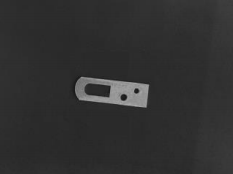
//> input picture picture.png, 233 x 174 px, given in place of the camera
$ ./exc   (built with g++ and OpenCV 4)
//> lines starting //> are read from the running program, lines starting //| are printed output that depends on the picture; after the words box and inside, x2 and y2 are one past the last pixel; in counts of white or black regions, pixels touching at a corner belong together
#include<iostream>
#include<opencv2/opencv.hpp>

using namespace cv;
using namespace std;

int main()
{
	Mat frame, tempMat, refMat, resultMat, dispMat;
	int cnt = 0;
	double minVal; double maxVal; Point minLoc; Point maxLoc;
	Point matchLoc;
	VideoCapture cap(0);
	while(1)
	{
		cap >> frame;
//> frame is the input picture: 174 rows x 233 cols, CV_8UC3; min 21, max 171, mean 48.6
//		cvtColor(frame, frame, COLOR_BGR2GRAY);
		if (cnt == 0)
		{
			Rect2d r;
			r = selectROI(frame, true);
//> the box from (58, 43) to (174, 130) is selected with the mouse
//> r = Rect(58, 43, 116, 87)
			tempMat = frame(r);
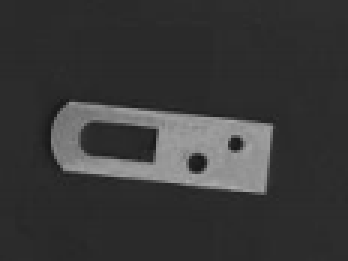
//> tempMat: 87 rows x 116 cols, CV_8UC3 (shown 3 times larger); min 21, max 171, mean 56.2
			tempMat.copyTo(refMat);
			destroyAllWindows();
		}
		matchTemplate(frame, refMat, resultMat, TM_SQDIFF);
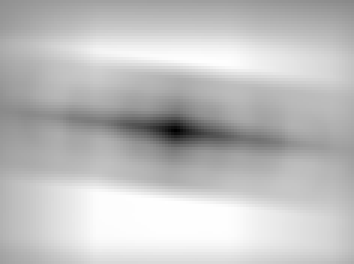
//> resultMat: 88 rows x 118 cols, CV_32FC1 (shown 3 times larger); min 0, max 81569544, mean 61358256; drawn with min black and max white
		normalize(resultMat,resultMat,0,1,NORM_MINMAX,-1,Mat());
		minMaxLoc(resultMat, &minVal, &maxVal, &minLoc, &maxLoc, Mat());
//> minVal = 0; maxVal = 1; minLoc = Point(58, 43); maxLoc = Point(55, 67)
		matchLoc = minLoc;
//> matchLoc = Point(58, 43)
		frame.copyTo(dispMat);
		rectangle(dispMat, matchLoc, Point(matchLoc.x + refMat.cols, matchLoc.y + refMat.rows), 1, 8, 0);
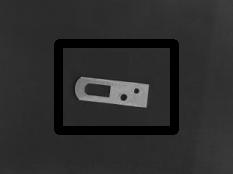
//> dispMat: 174 rows x 233 cols, CV_8UC3; 8.93% of pixels changed, all inside (x1, y1, x2, y2) = (54, 39, 179, 135)
		cnt++;
		//imshow("tempMat", tempMat);
		//imshow("refMat", refMat);
		imshow("dispMat", dispMat);
		waitKey(30);
	}
}
